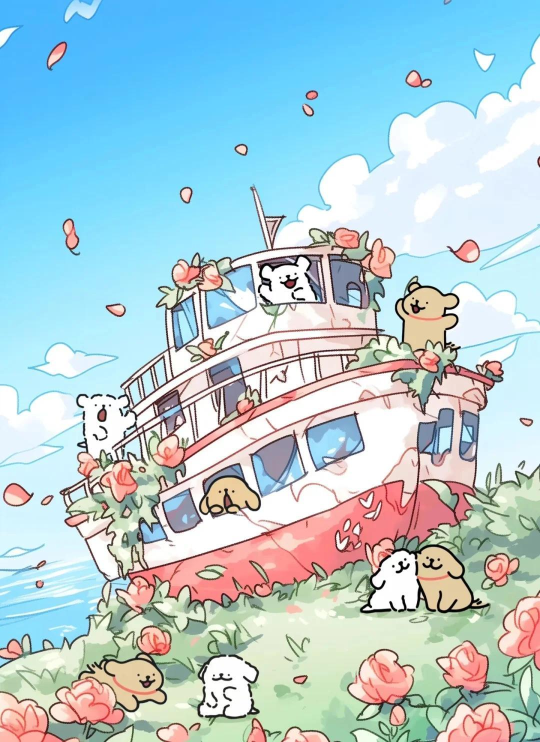
#> input picture dog3.jpeg, 1080 x 1484 px, found by its file name (shown at 1/2 size)
$ python crop_image.py
#> lines starting #> are read from the running program, lines starting #| are printed output that depends on the picture
from PIL import Image
import os

# 读取原图
input_path = "c:/Users/91875/WorkBuddy/20260422101700/dog3.jpeg"
output_path = "c:/Users/91875/WorkBuddy/20260422101700/dog3_cropped.jpeg"

img = Image.open(input_path)
#> img is the input picture: PIL image 1080x1484 RGB; mean R, G, B 176.7, 204.3, 212.3
print(f"原图尺寸: {img.size}")
#| 原图尺寸: (1080, 1484)

# 获取原图尺寸
width, height = img.size
#> width = 1080; height = 1484

# 裁剪保留中间区域（去掉上下各30%）
top = int(height * 0.25)
#> top = 371
bottom = height - int(height * 0.15)
#> bottom = 1262

# 确保裁剪区域有效
if bottom <= top:
    bottom = height
    top = 0

print(f"裁剪区域: top={top}, bottom={bottom}")
#| 裁剪区域: top=371, bottom=1262

# 裁剪
cropped = img.crop((0, top, width, bottom))
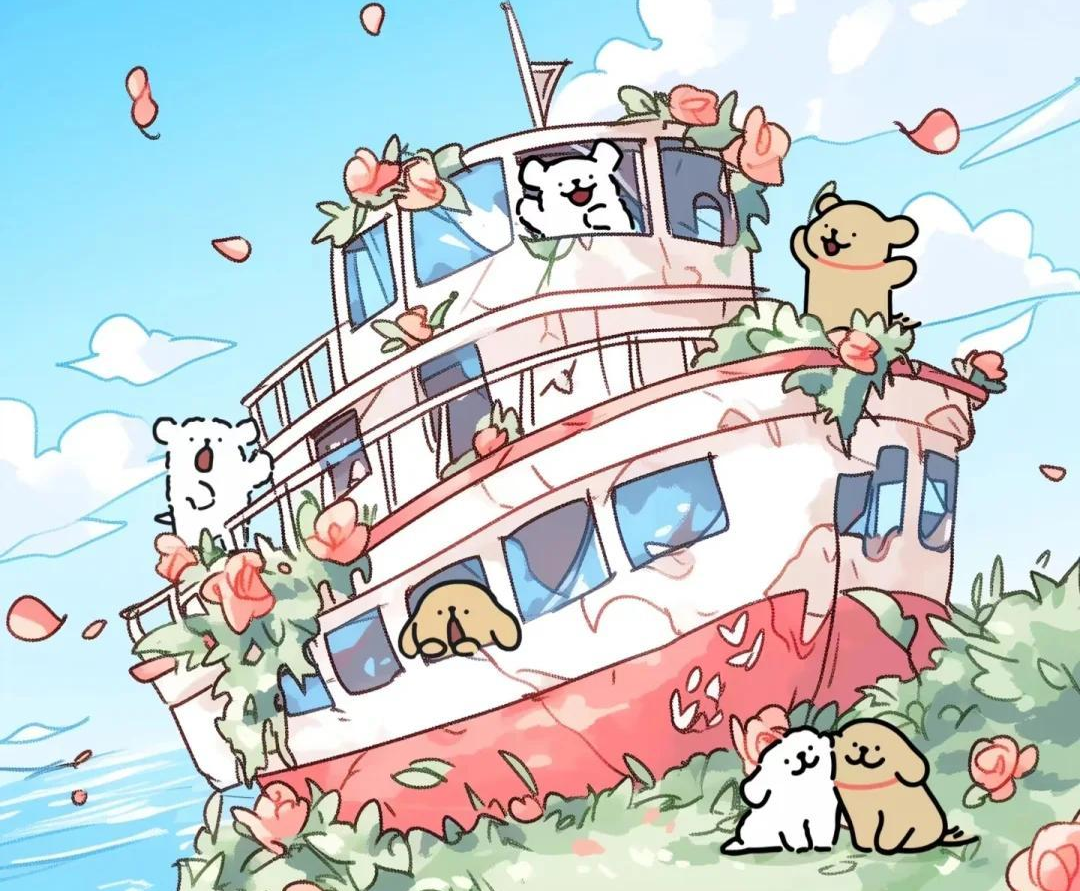
#> cropped: PIL image 1080x891 RGB; mean R, G, B 194.5, 204.1, 205.8
print(f"裁剪后尺寸: {cropped.size}")
#| 裁剪后尺寸: (1080, 891)

# 调整为适合微信分享的正方形尺寸
target_size = 500

# 如果裁剪后图片宽高比接近正方形，直接缩放
if abs(cropped.size[0] - cropped.size[1]) / cropped.size[0] < 0.3:
    # 接近正方形，直接resize
    final = cropped.resize((target_size, target_size), Image.LANCZOS)
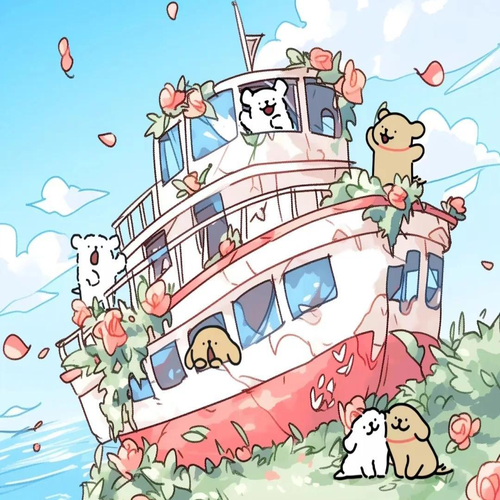
#> final: PIL image 500x500 RGB; mean R, G, B 194.4, 204.1, 205.7
else:
    # 长方形图片，填充白色背景
    # 先调整为合适大小，保持比例
    if cropped.size[0] > cropped.size[1]:
        new_width = target_size
        new_height = int(target_size * cropped.size[1] / cropped.size[0])
    else:
        new_height = target_size
        new_width = int(target_size * cropped.size[1] / cropped.size[0])

    resized = cropped.resize((new_width, new_height), Image.LANCZOS)

    # 创建正方形画布
    final = Image.new('RGB', (target_size, target_size), (255, 255, 255))
    paste_x = (target_size - new_width) // 2
    paste_y = (target_size - new_height) // 2
    final.paste(resized, (paste_x, paste_y))

# 保存
final.save(output_path, 'JPEG', quality=95)
print(f"已保存到: {output_path}")
print(f"最终尺寸: {final.size}")
#| 最终尺寸: (500, 500)
